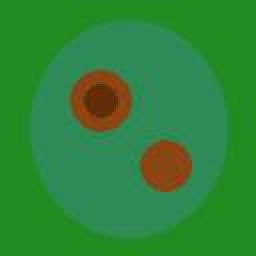
#> input picture dataset/disease/Early_Blight/early_blight_1.jpg, 128 x 128 px, found by its file name (shown 2 times larger)
$ python severity.py
#> lines starting #> are read from the running program, lines starting #| are printed output that depends on the picture; after the words box and inside, x2 and y2 are one past the last pixel; in counts of white or black regions, pixels touching at a corner belong together
import cv2
import numpy as np

def calculate_disease_severity(image_path_or_array):
    """
    Calculates disease severity percentage across diverse plant species (flowers, vegetables, roots, grains)
    using multi-band HSV color thresholding & contour extraction.
    Formula: Disease Percentage = (Diseased Area / Total Leaf Area) * 100

    Thresholds:
      0% - 20%   -> Low
     21% - 50%   -> Medium
     51% - 100%  -> High
    """
    if isinstance(image_path_or_array, str):
        img = cv2.imread(image_path_or_array)
#> img is the input picture: shape (128, 128, 3); mean B, G, R 56.1, 133, 46.8
    else:
        img = image_path_or_array

    if img is None:
        return {
            'is_valid_leaf': False,
            'affected_percentage': 0.0,
            'severity': 'None',
            'total_leaf_pixels': 0,
            'diseased_pixels': 0
        }

    img = cv2.resize(img, (256, 256))
#> img: shape (256, 256, 3)
    hsv = cv2.cvtColor(img, cv2.COLOR_BGR2HSV)
#> hsv: shape (256, 256, 3); mean H, S, V 62, 183.7, 137.4

    # 1. Healthy green leaf tissue range
    lower_green = np.array([25, 35, 35])
    upper_green = np.array([88, 255, 255])
    mask_green = cv2.inRange(hsv, lower_green, upper_green)
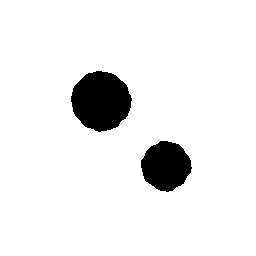
#> mask_green: shape (256, 256); 92.8% white; 2 black regions, box (x1, y1, x2, y2) and area: (71, 71, 132, 132) 2785, (141, 141, 192, 192) 1906

    # 2. Diseased Symptom Bands:
    # a) Yellowish / chlorotic / light-brown lesions (Blights, Downy Mildew, Leaf Mold, Wilt)
    mask_yellow_brown = cv2.inRange(hsv, np.array([10, 40, 40]), np.array([24, 255, 255]))
#> mask_yellow_brown: shape (256, 256); 7% white; 2 white regions, box (x1, y1, x2, y2) and area: (71, 71, 132, 132) 2754, (141, 141, 192, 192) 1824

    # b) Dark necrotic brown & black spots (Black Spot, Anthracnose, Late Blight)
    mask_dark_necrotic = cv2.inRange(hsv, np.array([0, 30, 10]), np.array([180, 255, 75]))
#> mask_dark_necrotic: shape (256, 256); every value is 0

    # c) Reddish-orange rust pustules (Leaf Rust)
    mask_rust1 = cv2.inRange(hsv, np.array([0, 70, 70]), np.array([10, 255, 255]))
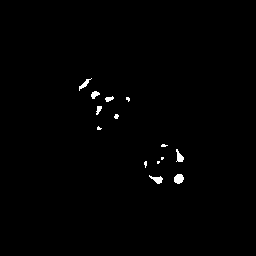
#> mask_rust1: shape (256, 256); 0.7% white; 14 white regions (7 under 20 px), largest, box (x1, y1, x2, y2) and area: (174, 174, 184, 184) 78, (149, 175, 163, 184) 63, (176, 149, 184, 162) 60
    mask_rust2 = cv2.inRange(hsv, np.array([170, 70, 70]), np.array([180, 255, 255]))
    mask_rust = cv2.bitwise_or(mask_rust1, mask_rust2)

    # d) White / powdery mildew fungal coating (Powdery Mildew)
    # Low saturation (<45) and high value (>175)
    mask_powdery = cv2.inRange(hsv, np.array([0, 0, 175]), np.array([180, 50, 255]))

    # Combine all diseased symptom masks
    mask_diseased = cv2.bitwise_or(mask_yellow_brown, mask_dark_necrotic)
    mask_diseased = cv2.bitwise_or(mask_diseased, mask_rust)
    mask_diseased = cv2.bitwise_or(mask_diseased, mask_powdery)

    # Total plant leaf surface area (green healthy tissue + infected regions)
    mask_total_leaf = cv2.bitwise_or(mask_green, mask_diseased)
#> mask_total_leaf: shape (256, 256); every value is 255

    total_leaf_pixels = cv2.countNonZero(mask_total_leaf)
#> total_leaf_pixels = 65536
    diseased_pixels = cv2.countNonZero(mask_diseased)
#> diseased_pixels = 4691

    # Safety Guard: Ensure image contains actual leaf/plant matter (>4% area, sufficient texture)
    gray = cv2.cvtColor(img, cv2.COLOR_BGR2GRAY)
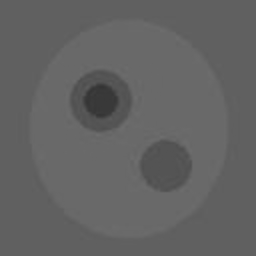
#> gray: shape (256, 256); min 52, max 110, mean 98.6
    std_dev = float(np.std(gray))
#> std_dev = 7.51

    if total_leaf_pixels < 2500 or std_dev < 1.0:
        return {
            'is_valid_leaf': False,
            'affected_percentage': 0.0,
            'severity': 'None',
            'total_leaf_pixels': int(total_leaf_pixels),
            'diseased_pixels': 0
        }

    # Calculate Affected Percentage
    affected_percentage = (diseased_pixels / float(total_leaf_pixels)) * 100.0
#> affected_percentage = 7.16
    affected_percentage = round(float(min(100.0, max(0.0, affected_percentage))), 1)
#> affected_percentage = 7.2

    # Severity Level
    if affected_percentage <= 20.0:
        severity = "Low"
    elif affected_percentage <= 50.0:
        severity = "Medium"
    else:
        severity = "High"

    return {
        'is_valid_leaf': True,
        'affected_percentage': affected_percentage,
        'severity': severity,
        'total_leaf_pixels': int(total_leaf_pixels),
        'diseased_pixels': int(diseased_pixels)
    }

if __name__ == "__main__":
    import os
    sample_path = os.path.join("dataset", "disease", "Early_Blight", "early_blight_1.jpg")
    if os.path.exists(sample_path):
        res = calculate_disease_severity(sample_path)
#> res = {'is_valid_leaf': True, 'affected_percentage': 7.2, 'severity': 'Low', 'total_leaf_pixels': 65536, 'diseased_pixels': 4691}
        print("Leaf Severity Test:", res)
#| Leaf Severity Test: {'is_valid_leaf': True, 'affected_percentage': 7.2, 'severity': 'Low', 'total_leaf_pixels': 65536, 'diseased_pixels': 4691}
